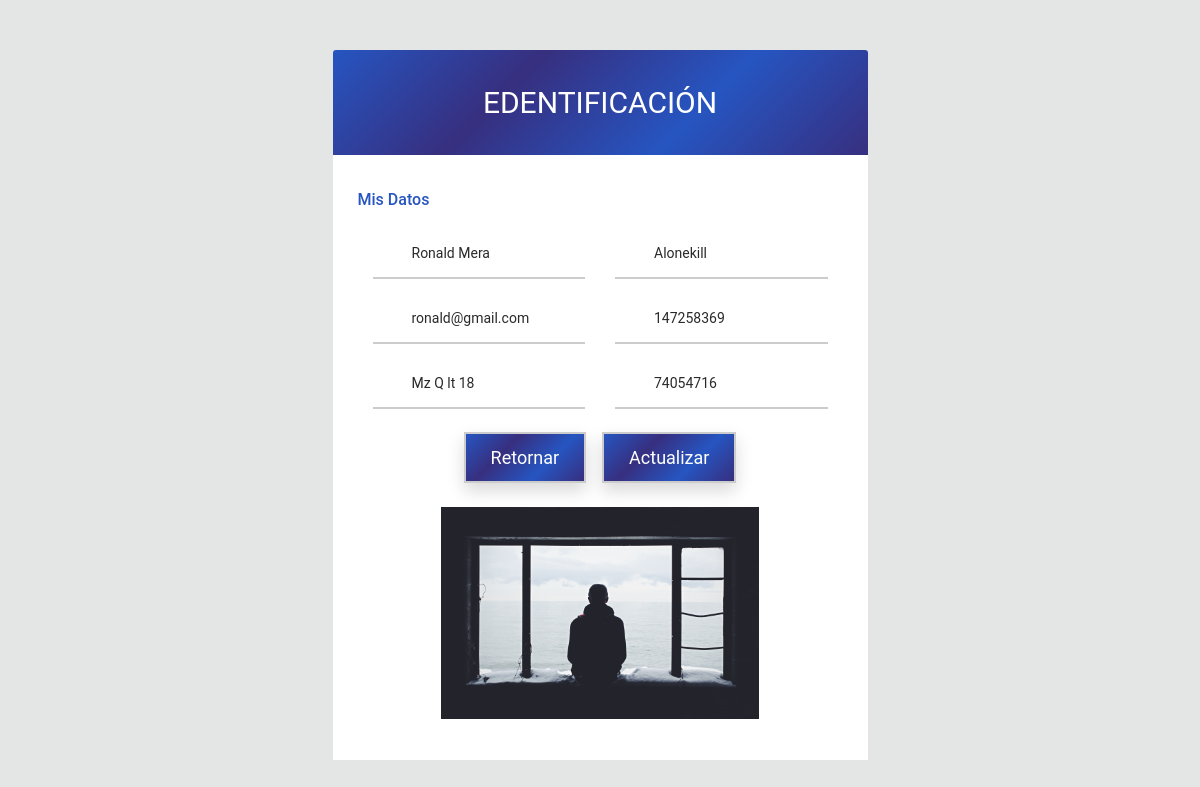
The app's page /Backend/vista/editar_cliente.php (signed in) with its own data.
### tables this page shows
CREATE TABLE `cliente` (
  `IDCliente` int(11) NOT NULL,
  `NombreCliente` varchar(100) NOT NULL,
  `UsuarioCliente` varchar(100) NOT NULL,
  `Telefono` int(11) NOT NULL,
  `Dirreccion` varchar(100) NOT NULL,
  `Correo` varchar(100) NOT NULL,
  `Dni` int(11) NOT NULL,
  `fecha_Emitida` timestamp NOT NULL DEFAULT current_timestamp(),
  `estado` bit(1) NOT NULL DEFAULT b'1'
);

### Backend/vista/sesion_login.php (called while the page is built, shortened)
<?php
if (empty($_SESSION['user'])) {
    $estado = false;
    $usuario = "";
    $idCliente      = "";
} else {
    $idCliente = $_SESSION['user'];
}

### Backend/vista/editar_cliente.php (the view, shortened to what this page needs)
<?php
include "../../conexion/conexion.php";
include "sesion_login.php";
$sql       = "select * from cliente where IDCliente = $idCliente ";
$resultado = mysqli_query($con, $sql);
$fila      = mysqli_fetch_assoc($resultado)
?>
<head>
<link href="//maxcdn.bootstrapcdn.com/bootstrap/4.1.1/css/bootstrap.min.css" rel="stylesheet" id="bootstrap-css">
<link rel="stylesheet" type="text/css" href="../css/login/login.css">
</head>
  <div class="form-bg">
    <div class="">
        <div class="row">
            <div class="col-md-offset-2 col-md-6">
                <form class="form-horizontal">
                    <div class="header">Edentificación</div>
                    <div class="form-content">
                        <h4 class="heading">Mis Datos</h4>
                        <div class="form-group">
                            <div class="col-sm-6">
                                <input class="form-control" id="exampleInputName2" placeholder="Nombre del Cliente" type="text" name="txtNom" value="<?php echo $fila['NombreCliente'] ?>">
                            </div>
                            <div class="col-sm-6">
                                <input class="form-control" id="exampleInputName2" placeholder="Usuario del Cliente" type="text" name="txtusu" value="<?php echo $fila['UsuarioCliente'] ?>" >
                            </div>
                            <div class="col-sm-6">
                                <input class="form-control" id="exampleInputName2" placeholder="usuario@gmail.com" type="email" name="txtEmail" value="<?php echo $fila['Correo'] ?>">
                            </div>
                            <div class="form-group">
                            <div class="col-sm-6">
                                <input class="form-control" id="exampleInputName2" placeholder="999-999-999" type="text" name="txtTel" value="<?php echo $fila['Telefono'] ?>">
                            </div>
                        </div>
                        </div>
                        <div class="clearfix"></div>
                        <div class="form-group">
                            <div class="col-sm-6">
                                <input class="form-control" id="exampleInputName2" placeholder="Dirrección" type="text" name="txtDir" value="<?php echo $fila['Dirreccion'] ?>">
                            </div>
                            <div class="col-sm-6">
                                <input class="form-control" id="exampleInputName2" placeholder="DNI" type="text" name="txtDni" value="<?php echo $fila['Dni'] ?>">
                            </div>
                        </div>
                        <div class="clearfix"></div>
                          <div class="d-flex justify-content-center">
                            <div class="clearfix">
                                <button type="submit" class="btn btn-default btnmk m-2"> Actualizar</button>
                                <a type="button" class="btn btn-default btnmk m-2" href="../../index.php"> Retornar</a>
                            </div>
                          </div>
                          <div class="d-flex justify-content-center p-3">
                            <img src="../images/login/person.jpg" style="width: 70%;height: 70%;object-fit: cover;">
                        </div>
                    </div>
                </form>
            </div>
        </div>
    </div>
</div>

### Backend/css/login/login.css (style rules this page uses)
.form-bg { background: #e4e6e6;margin:0 auto;padding:50px; }
form { font-family: 'Roboto', sans-serif; }
.form-horizontal .header { background: linear-gradient(135deg,var(--color_2),var(--color_3),var(--color_2),var(--color_3)); padding: 30px 25px; font-size: 30px; color: #fff; text-align: center; text-transform: uppercase; border-radius: 3px 3px 0 0; }
.form-horizontal .heading { font-size: 16px; color: #2655c1; margin: 10px 0 20px 0; text-transform: capitalize; }
.form-horizontal .form-content { padding: 25px; background: #fff; }
.form-horizontal .form-control { padding: 12px 16px 12px 39px; height: 50px; font-size: 14px; color: #2b2a2a; border: none; border-bottom: 2px solid #ccc; border-radius: 0; box-shadow: none; margin-bottom: 15px; }
.form-horizontal .btn { font-size: 18px; color: #4e4e4e; float: right; margin: 10px 0; border: 2px solid #ccc; border-radius: 0; padding: 10px 25px; transition: all 0.5s ease 0s; }
.btnmk { background: linear-gradient(135deg,var(--color_2),var(--color_3),var(--color_2),var(--color_3));color: var(--color_1) !important;box-shadow: 0 0.5rem 1rem rgba(0, 0, 0, 0.15); }
.col-sm-6 { float:left; }
.col-md-offset-2.col-md-6 { margin: 0 auto; }

### records on screen
cliente: txtNom "Ronald Mera", txtusu "Alonekill", txtEmail "ronald@gmail.com", txtTel "147258369", txtDir "Mz Q lt 18", txtDni "74054716"
